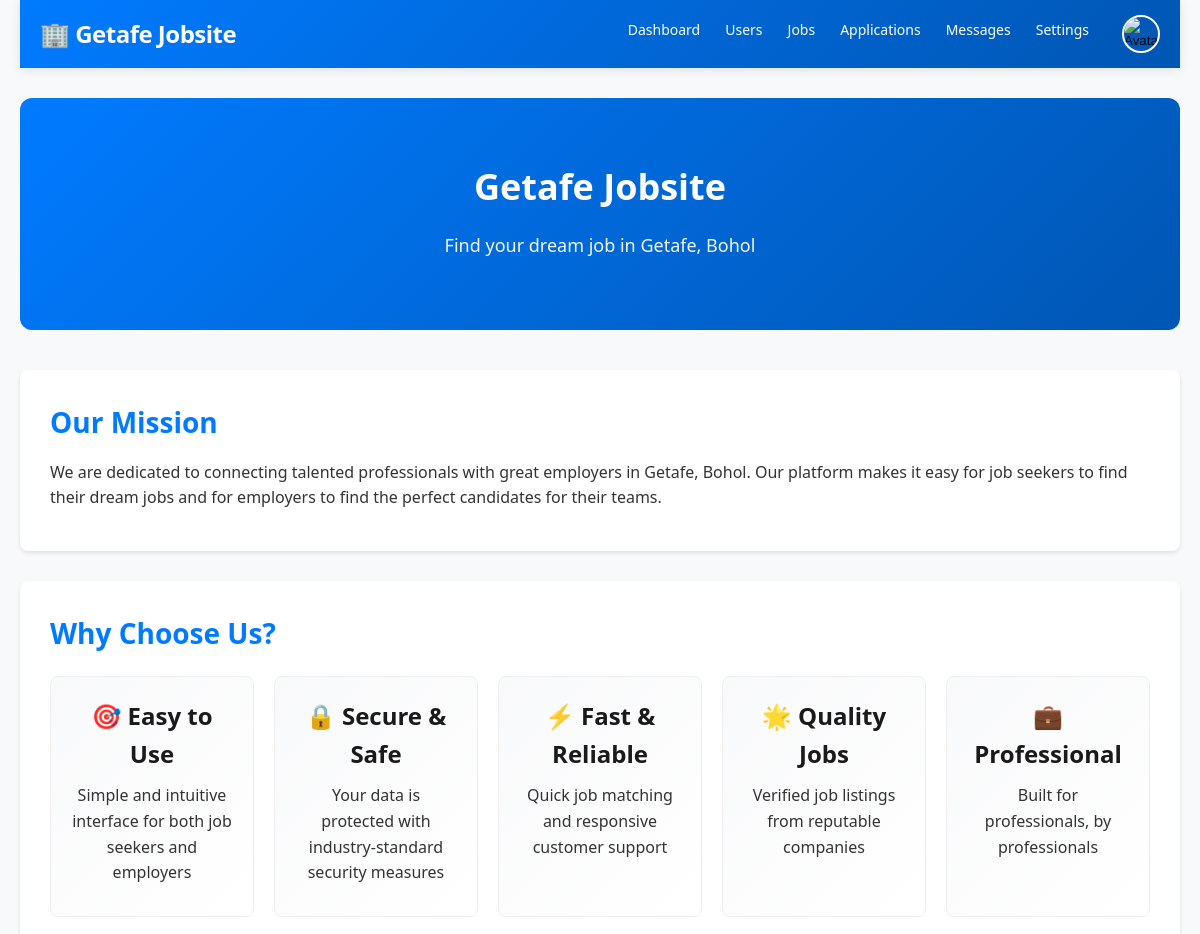
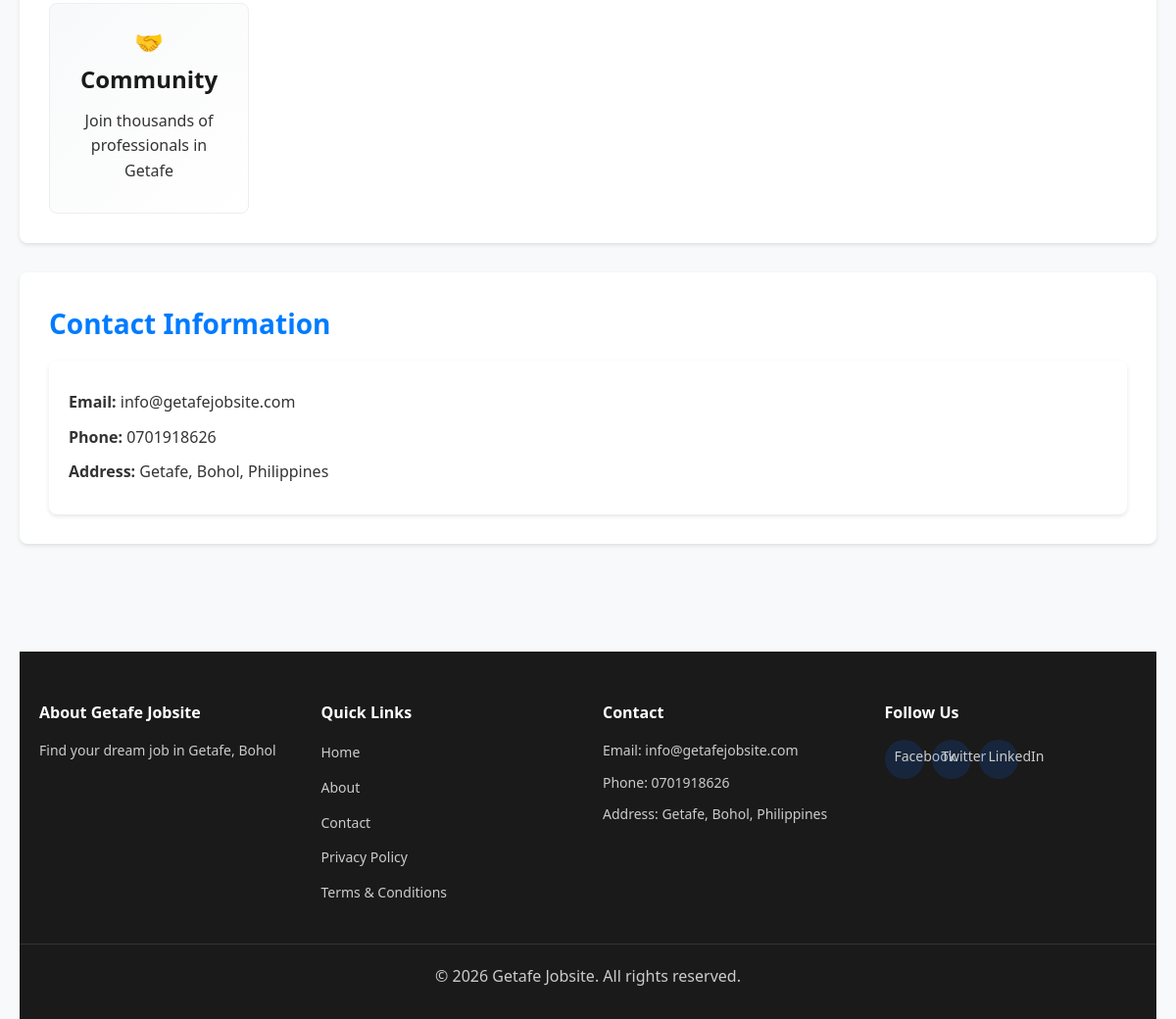
The page /public/about.php (signed in) on the database as committed earlier (2 pictures, top to bottom).
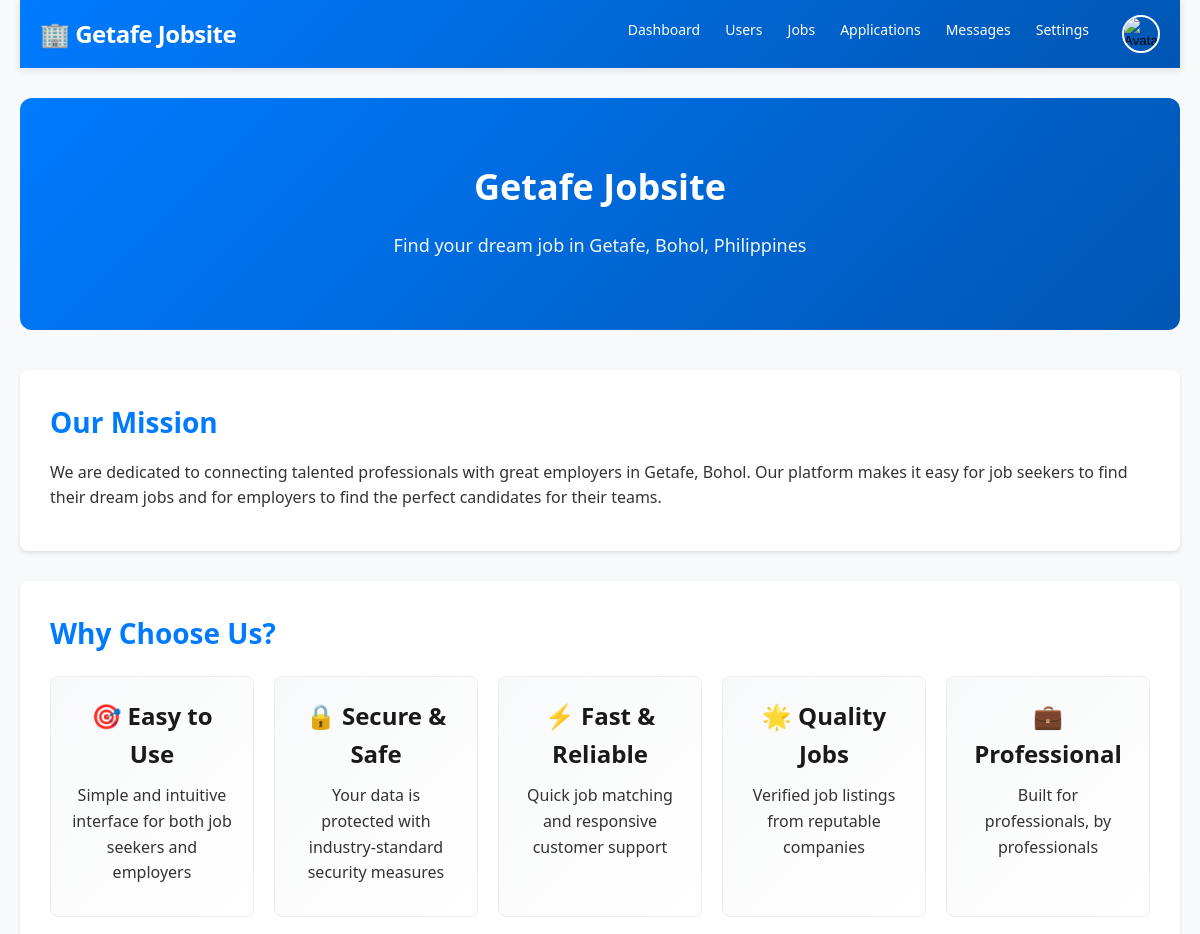
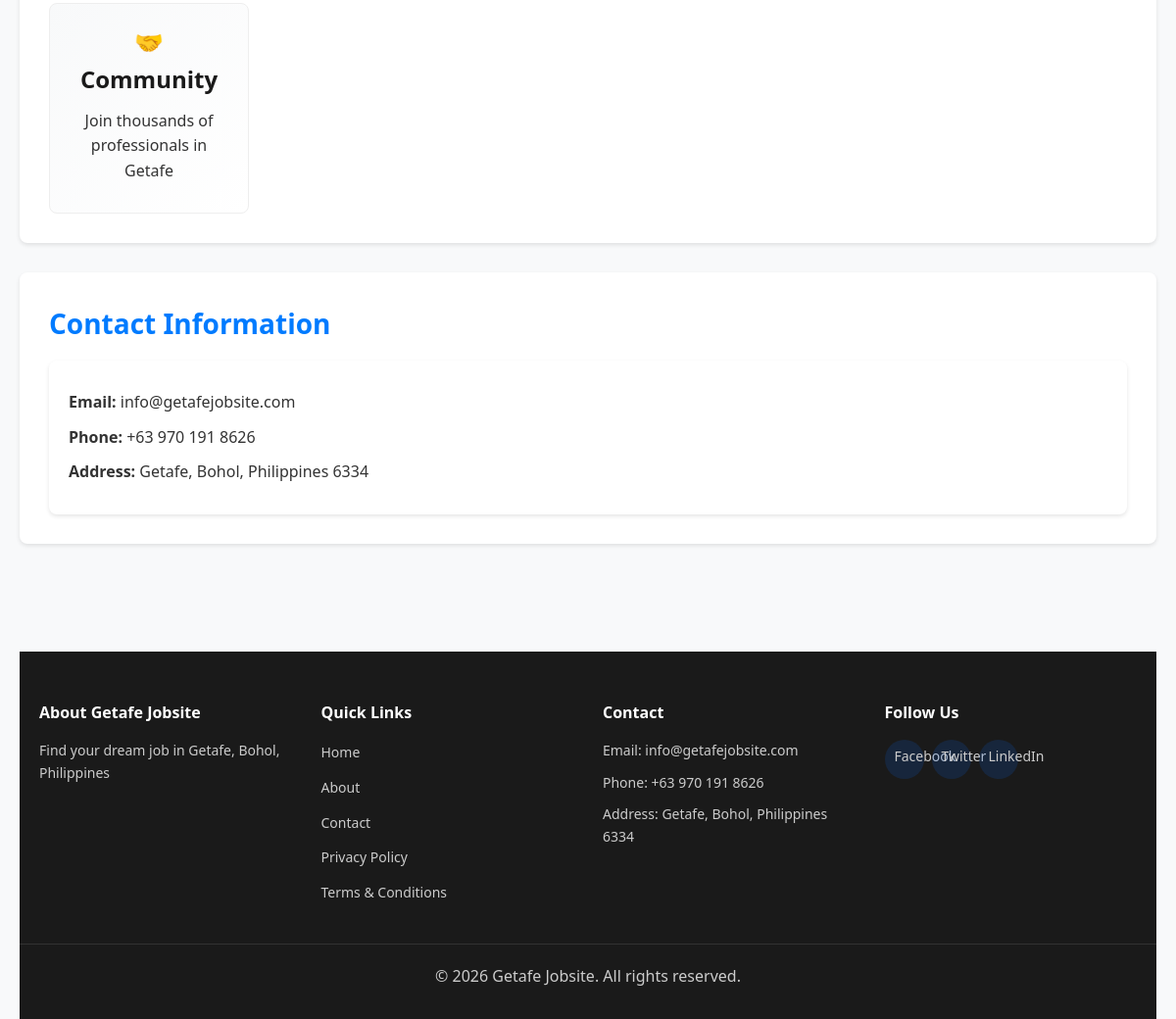
The same page on the database as committed later (2 pictures, top to bottom).
### tables this page shows
CREATE TABLE `settings` (
  `id` int(11) NOT NULL AUTO_INCREMENT,
  `setting_key` varchar(100) DEFAULT NULL,
  `setting_value` longtext DEFAULT NULL,
  `created_at` timestamp NOT NULL DEFAULT current_timestamp(),
  `updated_at` timestamp NOT NULL DEFAULT current_timestamp() ON UPDATE current_timestamp(),
  PRIMARY KEY (`id`),
  UNIQUE KEY `setting_key` (`setting_key`)
);

### config/config.php (called while the page is built, shortened)
<?php
require_once __DIR__ . '/database.php';
function sanitize($data) {
    global $conn;
    return $conn->real_escape_string(htmlspecialchars(trim($data)));
}
function getSetting($key, $default = '') {
    global $conn;
    $key = sanitize($key);
    $result = $conn->query("SELECT setting_value FROM settings WHERE setting_key = '$key'");
    if ($result && $result->num_rows > 0) {
        $row = $result->fetch_assoc();
        return $row['setting_value'];
    }
    return $default;
}
?>

### public/about.php (the view, shortened to what the changed rows need)
<?php
require_once '../config/config.php';
require_once '../includes/header.php';
?>
<div class="container">
    <div class="about-page">
        <section class="about-hero">
            <h1><?php echo getSetting('site_name', 'Getafe Jobsite'); ?></h1>
            <p><?php echo getSetting('site_description', 'Find your dream job in Getafe, Bohol'); ?></p>
        </section>
        <section class="about-section">
            <h2>Our Mission</h2>
        </section>
        <section class="about-section">
            <h2>Why Choose Us?</h2>
        </section>
<section class="about-section">
    <h2>Contact Information</h2>
    <div class="contact-details">
        <p><strong>Email:</strong> <?php echo htmlspecialchars(getSetting('site_email', 'info@getafejobsite.com')); ?></p>
        <p><strong>Phone:</strong> <?php echo htmlspecialchars(getSetting('contact_phone', '0701918626')); ?></p>
        <p><strong>Address:</strong> <?php echo htmlspecialchars(getSetting('address', 'Getafe, Bohol, Philippines')); ?></p>
    </div>
</section>
    </div>
    <?php require_once '../includes/footer.php'; ?>
</div>
</body>
</html>

### includes/footer.php (shortened to what the changed rows need)
<?php
$site_email = getSetting('site_email', 'info@getafejobsite.com');
$contact_phone = getSetting('contact_phone', '0701918626');
$address = getSetting('address', 'Getafe, Bohol, Philippines');
?>
<footer class="footer">
    <div class="footer-container">
        <div class="footer-section">
            <h4>About <?php echo getSetting('site_name', 'Getafe Jobsite'); ?></h4>
            <p><?php echo getSetting('site_description', 'Find your dream job in Getafe, Bohol'); ?></p>
        </div>
        <div class="footer-section">
            <h4>Contact</h4>
            <p>Email: <?php echo htmlspecialchars($site_email); ?></p>
            <p>Phone: <?php echo htmlspecialchars($contact_phone); ?></p>
            <p>Address: <?php echo htmlspecialchars($address); ?></p>
        </div>
    </div>
</footer>

Rows that differ between the two databases and show on the page:
changed settings: setting_value "Find your dream job in Getafe, Bohol" → "Find your dream job in Getafe, Bohol, Philippines"
changed settings (number 4 of 5 on the later page): setting_value "0701918626" → "+63 970 191 8626"
changed settings: setting_value "Getafe, Bohol, Philippines" → "Getafe, Bohol, Philippines 6334"
